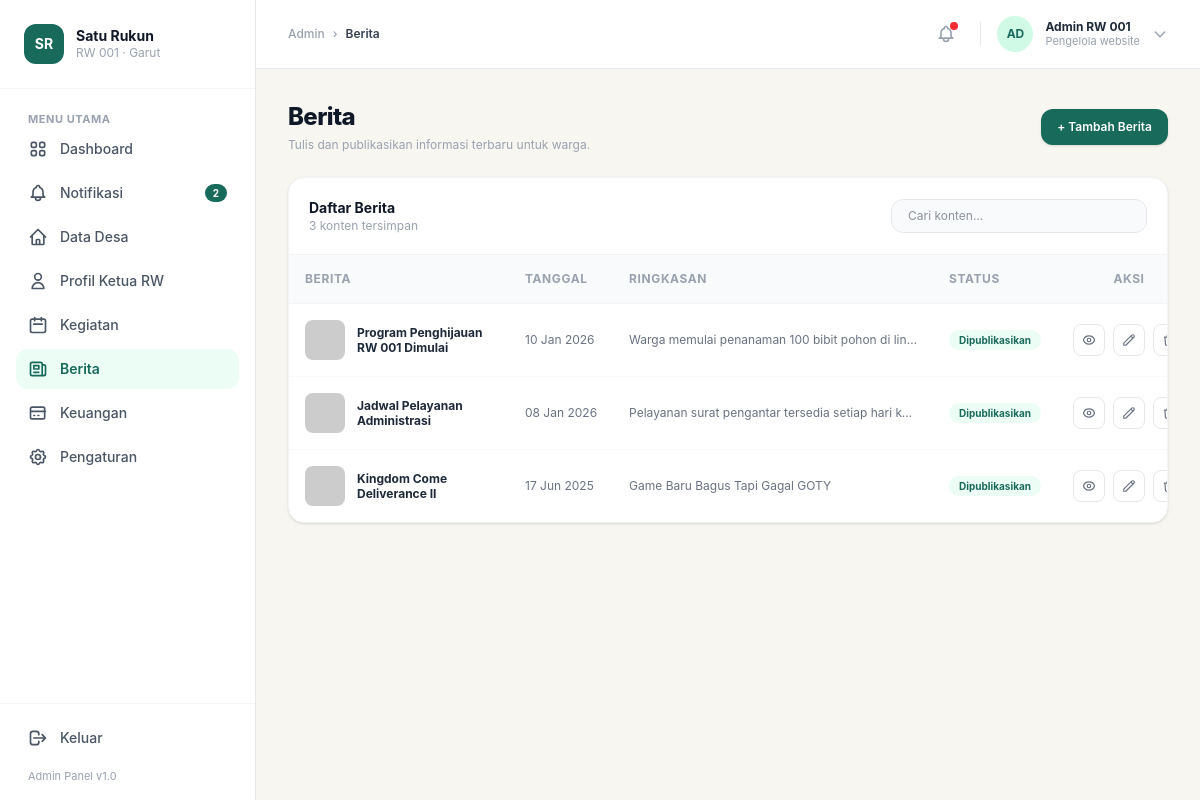
Page /admin/berita.php (signed in) on the committed database.
### tables this page shows
CREATE TABLE `berita` (
  `id` int(11) NOT NULL,
  `judul` varchar(255) NOT NULL,
  `ringkasan` text NOT NULL,
  `detail` longtext NOT NULL,
  `tanggal` date NOT NULL,
  `lokasi` varchar(255) DEFAULT 'RW 001 Garut',
  `gambar` varchar(255) DEFAULT 'default-berita.jpg',
  `status` enum('Dipublikasikan','Draft') DEFAULT 'Draft',
  `created_at` timestamp NOT NULL DEFAULT current_timestamp()
);

### admin/berita.php (the view, shortened to what this page needs)
<?php
require '../koneksi.php';
$search = mysqli_real_escape_string($conn, $_GET['search'] ?? '');
$query_where = !empty($search) ? "WHERE judul LIKE '%$search%' OR ringkasan LIKE '%$search%'" : "";
$q_berita = mysqli_query($conn, "SELECT * FROM berita $query_where ORDER BY tanggal DESC");
?>
<!doctype html>
<html lang="id">
  <head>
    <link rel="stylesheet" href="../src/output.css" />
  </head>
  <body class="bg-[#f7f6f1] text-gray-800 font-sans flex min-h-screen">
    <aside class="w-64 bg-white border-r border-gray-200 flex flex-col justify-between shrink-0">
      <div>
        <div class="p-6 flex items-center space-x-3 border-b border-gray-100">
          <div class="w-10 h-10 bg-[#186a5a] text-white rounded-xl flex items-center justify-center font-bold text-sm">
            SR
          </div>
          <div>
            <h2 class="font-bold text-gray-900 text-sm leading-tight">Satu Rukun</h2>
            <p class="text-xs text-gray-400">RW 001 · Garut</p>
          </div>
        </div>
        <div class="p-4 space-y-1">
          <span class="px-3 text-[11px] font-bold text-gray-400 tracking-wider uppercase">Menu Utama</span>
          <a href="dashboard.php" class="flex items-center space-x-3 px-3 py-2.5 rounded-xl text-gray-600 hover:bg-gray-50 text-sm font-medium transition">
            <span>Dashboard</span>
          </a>
          <a href="#" class="flex items-center justify-between px-3 py-2.5 rounded-xl text-gray-600 hover:bg-gray-50 text-sm font-medium transition">
            <div class="flex items-center space-x-3">
              <span>Notifikasi</span>
            </div>
            <span class="bg-[#186a5a] text-white text-[10px] font-bold px-2 py-0.5 rounded-full">2</span>
          </a>
          <a href="data-desa.php" class="flex items-center space-x-3 px-3 py-2.5 rounded-xl text-gray-600 hover:bg-gray-50 text-sm font-medium transition">
            <svg class="w-5 h-5" fill="none" stroke="currentColor" viewBox="0 0 24 24"><path stroke-linecap="round" stroke-linejoin="round" stroke-width="2" d="M3 12l2-2m0 0l7-7 7 7M5 10v10a1 1 0 001 1h3m10-11l2 2m-2-2v10a1 1 0 01-1 1h-3m-6 0a1 1 0 001-1v-4a1 1 0 011-1h2a1 1 0 011 1v4a1 1 0 001 1m-6 0h6"/></svg>
            <span>Data Desa</span>
          </a>
          <a href="profil-rw.php" class="flex items-center space-x-3 px-3 py-2.5 rounded-xl text-gray-600 hover:bg-gray-50 text-sm font-medium transition">
            <svg class="w-5 h-5" fill="none" stroke="currentColor" viewBox="0 0 24 24"><path stroke-linecap="round" stroke-linejoin="round" stroke-width="2" d="M16 7a4 4 0 11-8 0 4 4 0 018 0zM12 14a7 7 0 00-7 7h14a7 7 0 00-7-7z"/></svg>
            <span>Profil Ketua RW</span>
          </a>
          <a href="kegiatan.php" class="flex items-center space-x-3 px-3 py-2.5 rounded-xl text-gray-600 hover:bg-gray-50 text-sm font-medium transition">
            <svg class="w-5 h-5" fill="none" stroke="currentColor" viewBox="0 0 24 24"><path stroke-linecap="round" stroke-linejoin="round" stroke-width="2" d="M8 7V3m8 4V3m-9 8h10M5 21h14a2 2 0 002-2V7a2 2 0 00-2-2H5a2 2 0 00-2 2v12a2 2 0 002 2z"/></svg>
            <span>Kegiatan</span>
          </a>
          <a href="berita.php" class="flex items-center space-x-3 px-3 py-2.5 rounded-xl bg-emerald-50 text-[#186a5a] font-semibold text-sm">
            <svg class="w-5 h-5" fill="none" stroke="currentColor" viewBox="0 0 24 24"><path stroke-linecap="round" stroke-linejoin="round" stroke-width="2" d="M19 20H5a2 2 0 01-2-2V6a2 2 0 012-2h10a2 2 0 012 2v1m2 13a2 2 0 01-2-2V7m2 13a2 2 0 002-2V9a2 2 0 00-2-2h-2m-4-3H9M7 16h6M7 8h6v4H7V8z"/></svg>
            <span>Berita</span>
          </a>
          <a href="keuangan.php" class="flex items-center space-x-3 px-3 py-2.5 rounded-xl text-gray-600 hover:bg-gray-50 text-sm font-medium transition">
            <svg class="w-5 h-5" fill="none" stroke="currentColor" viewBox="0 0 24 24"><path stroke-linecap="round" stroke-linejoin="round" stroke-width="2" d="M3 10h18M7 15h1m4 0h1m-7 4h12a2 2 0 002-2V7a2 2 0 00-2-2H5a2 2 0 00-2 2v10a2 2 0 002 2z"/></svg>
            <span>Keuangan</span>
          </a>
          <a href="#" class="flex items-center space-x-3 px-3 py-2.5 rounded-xl text-gray-600 hover:bg-gray-50 text-sm font-medium transition">
            <span>Pengaturan</span>
          </a>
        </div>
      </div>
      <div class="p-4 border-t border-gray-100">
        <a href="../logout.php" class="flex items-center space-x-3 px-3 py-2 text-gray-600 hover:text-red-600 text-sm font-medium transition">
          <svg class="w-5 h-5" fill="none" stroke="currentColor" viewBox="0 0 24 24"><path stroke-linecap="round" stroke-linejoin="round" stroke-width="2" d="M17 16l4-4m0 0l-4-4m4 4H7m6 4v1a3 3 0 01-3 3H6a3 3 0 01-3-3V7a3 3 0 013-3h4a3 3 0 013 3v1"/></svg>
          <span>Keluar</span>
        </a>
        <p class="text-[11px] text-gray-400 px-3 mt-3">Admin Panel v1.0</p>
      </div>
    </aside>
    <div class="grow flex flex-col min-w-0">
        <header class="bg-white border-b border-gray-200 px-8 py-4 flex items-center justify-between">
            <div class="text-xs text-gray-400 font-medium flex items-center space-x-2">
                <span>Admin</span>
                 <span>&rsaquo;</span>
                <span class="text-gray-700 font-semibold">Berita</span>
            </div>
            <div class="flex items-center space-x-4">
                <button class="relative p-2 text-gray-400 hover:text-gray-600 rounded-full hover:bg-gray-100 transition">
                    <span class="absolute top-1.5 right-1.5 w-2 h-2 bg-red-500 rounded-full"></span>
                </button>
                    <div class="flex items-center space-x-3 cursor-pointer">
                        <div class="w-9 h-9 bg-emerald-100 text-[#186a5a] rounded-full flex items-center    justify-center font-bold text-xs">
                            AD
                        </div>
                    <div class="text-left leading-tight hidden sm:block">
                        <span class="block text-xs font-bold text-gray-800"><?= htmlspecialchars($_SESSION['nama'] ?? 'Admin RW 001') ?></span>
                        <span class="block text-[11px] text-gray-400">Pengelola website</span>
                    </div>
                    <svg class="w-4 h-4 text-gray-400" fill="none" stroke="currentColor" viewBox="0 0 24 24"><path stroke-linecap="round" stroke-linejoin="round" stroke-width="2" d="M19 9l-7 7-7-7"/></svg>
                </div>
            </div>
        </header>
      <main class="p-8 space-y-6 overflow-y-auto max-w-7xl">
        <div class="flex flex-col sm:flex-row sm:items-center justify-between gap-4">
          <div>
            <h1 class="text-2xl font-extrabold text-gray-900 tracking-tight">Berita</h1>
            <p class="text-xs text-gray-400 mt-1">Tulis dan publikasikan informasi terbaru untuk warga.</p>
          </div>
          <a href="edit-berita.php" class="bg-[#186a5a] hover:bg-[#135548] text-white text-xs font-semibold px-4 py-2.5 rounded-xl transition flex items-center space-x-2 cursor-pointer shadow-sm">
            <span>+ Tambah Berita</span>
          </a>
        </div>
        <div class="bg-white rounded-2xl border border-gray-100 shadow-sm overflow-hidden">
          <div class="p-5 border-b border-gray-100 flex flex-col sm:flex-row items-center justify-between gap-4">
            <div>
              <h3 class="font-bold text-gray-900 text-sm">Daftar Berita</h3>
              <p class="text-xs text-gray-400"><?= mysqli_num_rows($q_berita) ?> konten tersimpan</p>
            </div>
            <form method="GET" class="w-full sm:w-64">
              <input type="text" name="search" value="<?= htmlspecialchars($search) ?>" placeholder="Cari konten..." class="w-full bg-gray-50 border border-gray-200 rounded-xl px-4 py-2 text-xs text-gray-800 focus:outline-none focus:border-[#186a5a]" />
            </form>
          </div>
          <div class="overflow-x-auto">
            <table class="w-full text-left text-xs">
              <thead class="bg-gray-50 text-gray-400 font-bold uppercase tracking-wider border-b border-gray-100">
                <tr>
                  <th class="p-4">Berita</th>
                  <th class="p-4">Tanggal</th>
                  <th class="p-4">Ringkasan</th>
                  <th class="p-4">Status</th>
                  <th class="p-4 text-center">Aksi</th>
                </tr>
              </thead>
              <tbody class="divide-y divide-gray-50">
                <?php while ($row = mysqli_fetch_assoc($q_berita)): ?>
                  <tr class="hover:bg-gray-50/50 transition">
                    <td class="p-4 flex items-center space-x-3 min-w-55">
                      <img src="../assets/gambar/<?= htmlspecialchars($row['gambar']) ?>" class="w-10 h-10 rounded-lg object-cover shrink-0" onerror="this.src='https://via.placeholder.com/100'" />
                      <span class="font-bold text-gray-800 leading-tight"><?= htmlspecialchars($row['judul']) ?></span>
                    </td>
                    <td class="p-4 text-gray-500 whitespace-nowrap"><?= date('d M Y', strtotime($row['tanggal'])) ?></td>
                    <td class="p-4 text-gray-500 max-w-xs truncate"><?= htmlspecialchars($row['ringkasan']) ?></td>
                    <td class="p-4 whitespace-nowrap">
                      <?php if ($row['status'] === 'Dipublikasikan'): ?>
                        <span class="bg-emerald-50 text-[#186a5a] text-[10px] font-bold px-2.5 py-1 rounded-full">Dipublikasikan</span>
                      <?php else: ?>
                        <span class="bg-gray-100 text-gray-500 text-[10px] font-bold px-2.5 py-1 rounded-full">Draft</span>
                      <?php endif; ?>
                    </td>
                    <td class="p-4 whitespace-nowrap">
                      <div class="flex items-center justify-center space-x-2">
                        <button onclick='openPreviewModal(<?= json_encode($row) ?>)' class="p-2 border border-gray-200 rounded-lg text-gray-500 hover:text-[#186a5a] hover:border-[#186a5a] transition cursor-pointer">
                        </button>
                        <a href="edit-berita.php?id=<?= $row['id'] ?>" class="p-2 border border-gray-200 rounded-lg text-gray-500 hover:text-blue-600 hover:border-blue-600 transition">
                          <svg class="w-3.5 h-3.5" fill="none" stroke="currentColor" viewBox="0 0 24 24"><path stroke-linecap="round" stroke-linejoin="round" stroke-width="2" d="M15.232 5.232l3.536 3.536m-2.036-5.036a2.5 2.5 0 113.536 3.536L6.5 21.036H3v-3.572L16.732 3.732z"/></svg>
                        </a>
                        <a href="?hapus=<?= $row['id'] ?>" onclick="return confirm('Yakin ingin menghapus berita ini?')" class="p-2 border border-gray-200 rounded-lg text-gray-500 hover:text-red-600 hover:border-red-600 transition">
                          <svg class="w-3.5 h-3.5" fill="none" stroke="currentColor" viewBox="0 0 24 24"><path stroke-linecap="round" stroke-linejoin="round" stroke-width="2" d="M19 7l-.867 12.142A2 2 0 0116.138 21H7.862a2 2 0 01-1.995-1.858L5 7m5 4v6m4-6v6m1-10V4a1 1 0 00-1-1h-4a1 1 0 00-1 1v3M4 7h16"/></svg>
                        </a>
                      </div>
                    </td>
                  </tr>
                <?php endwhile; ?>
              </tbody>
            </table>
          </div>
        </div>
      </main>
    </div>
  </body>
</html>

### rows in the picture
berita: judul "Program Penghijauan RW 001 Dimulai", tanggal "10 Jan 2026", ringkasan "Warga memulai penanaman 100 bibit pohon di lin…", status "Dipublikasikan"
berita: judul "Jadwal Pelayanan Administrasi", tanggal "08 Jan 2026", ringkasan "Pelayanan surat pengantar tersedia setiap hari k…", status "Dipublikasikan"
berita: judul "Kingdom Come Deliverance II", tanggal "17 Jun 2025", ringkasan "Game Baru Bagus Tapi Gagal GOTY", status "Dipublikasikan"

### other values in the picture
$_SESSION['nama'] "Admin RW 001"
mysqli_num_rows($q_berita) "3"
